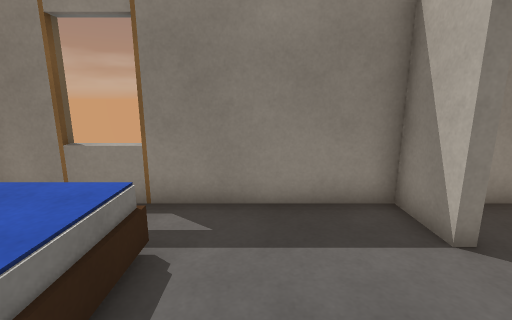
view 1 (above)

16 first-person views from a walk through a robot-simulator world made for Webots. The camera is 1.2 m above the floor, tilts 12° down and sees 85° across. The floor is counted in squares, 0.5 m on a side. Each view is taken from the middle of a square. On the plan, view 1 faces up. The plan holds only what a view shows up to about 18 squares ahead; the rest is blank. Webots' stock objects and surfaces are drawn as simple stand-ins. Door leaves are left out.

view 2
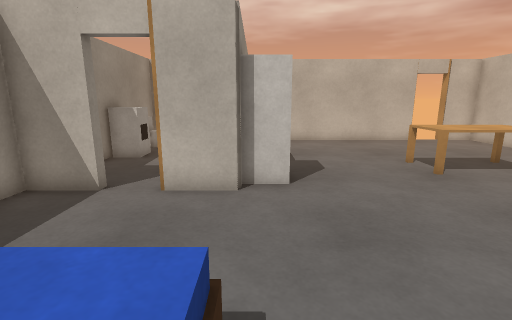

view 3
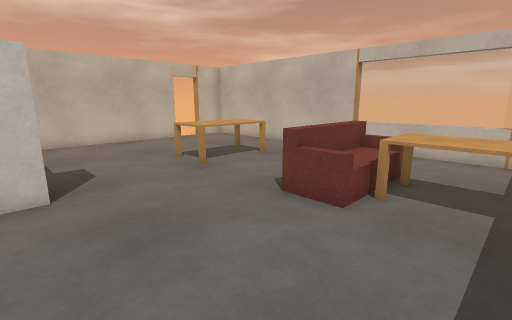

view 4
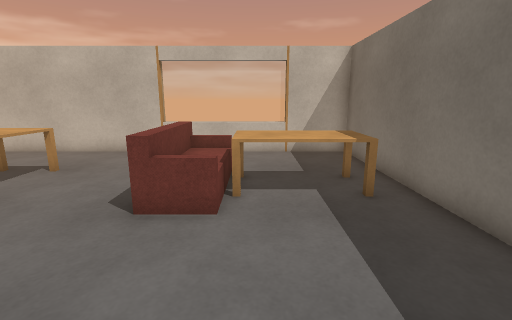

view 5
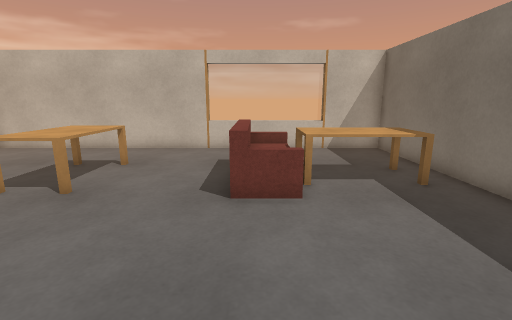

view 6
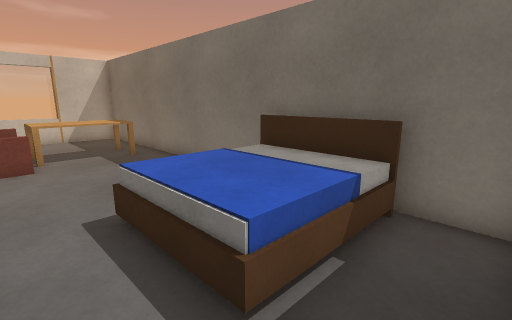

view 7
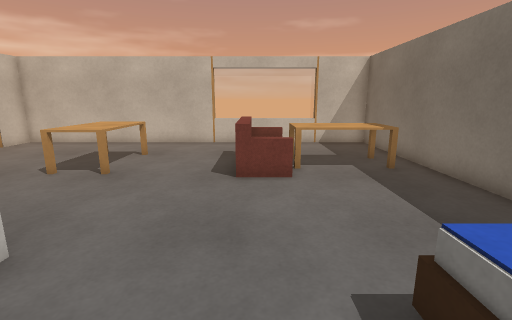

view 8
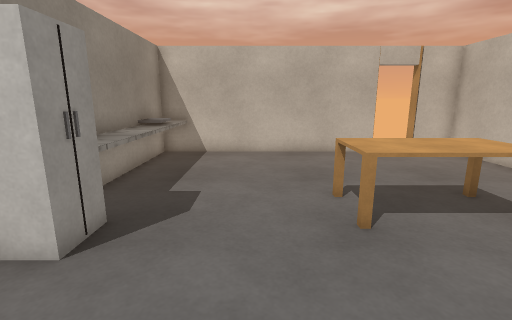

view 9
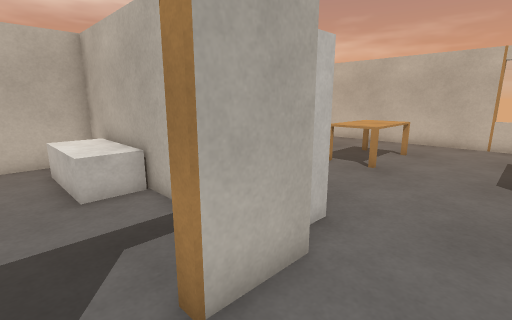

view 10
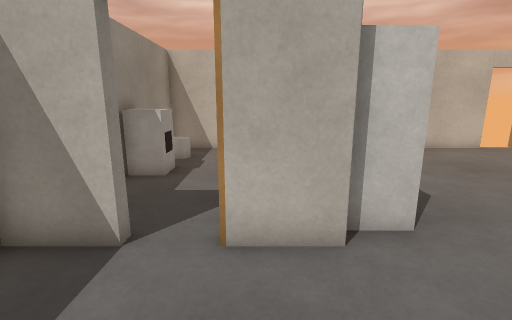

view 11
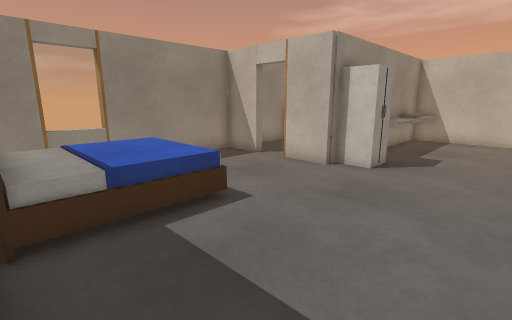

view 12
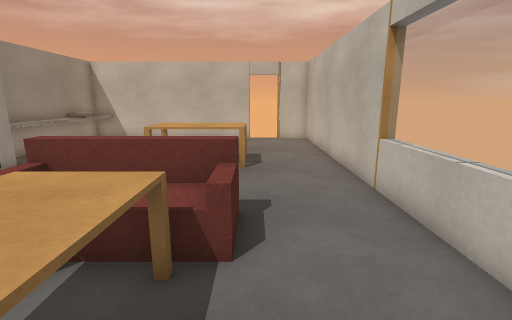

view 13
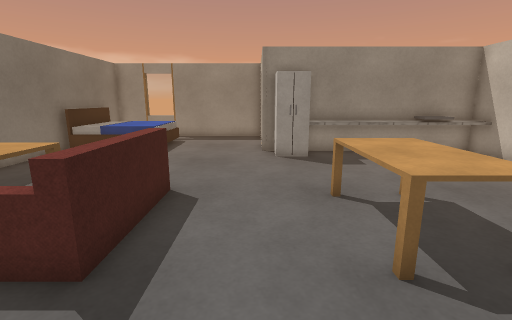

view 14
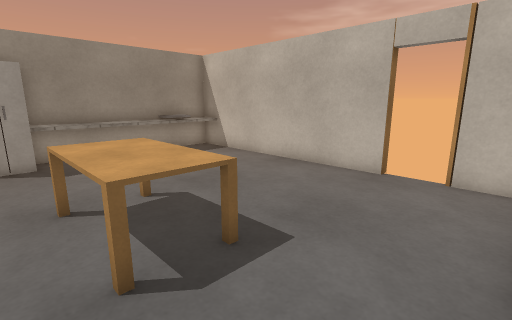

view 15
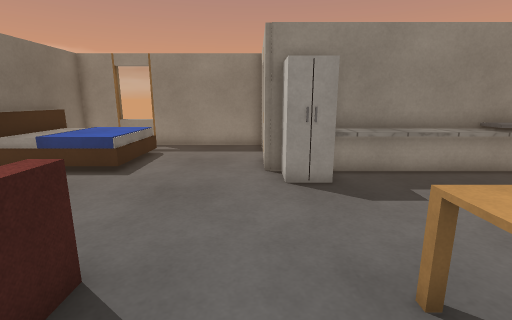

view 16
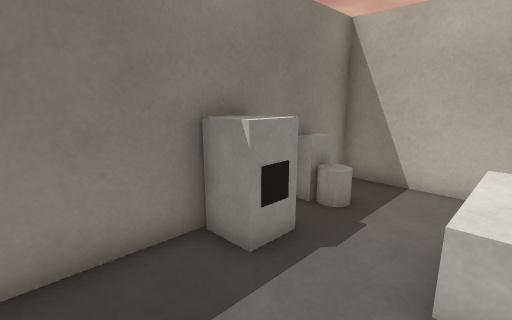

### Floor plan
Points are (right, up) in squares from view 1. A wall is a line through its corners. A room is listed if a view was taken in it or the views show most of it. See-through windows are left out.
Room 1 (views 1, 2, 3, 4, 5, 6, 7, 8, 9, 10, 11, 12, 13, 14, 15)
walls: (8.5, 0.4) (3.3, 0.4) (3.3, 2.6); (2.4, -13.8) (2.4, -13.3); (3.3, 4.3) (3.3, 6.3) (-6.3, 6.3) (-6.3, 4.4); (-3.4, -13.3) (-3.4, -13.8); (-6.3, 0.6) (-6.3, -13.3) (13.3, -13.3) (13.3, -11.4); (13.3, -9.6) (13.3, -1.5); (13.4, 0.4) (11.4, 0.4); (-2.6, 6.2) (-2.6, 6.7); (-4.4, 6.7) (-4.4, 6.2)
ways out: open door at (3.5, 3.5) to room 2; open door at (13.5, -10.5)
objects: bed (-6, 1) to (-2, 4); table (-5, -9) to (-2, -7); sofa (-1, -9) to (0, -6); fridge (4, -1) to (5, 0); table (5, -9) to (7, -6); grey box (6, -1) to (13, 0); sink (11, 0) to (12, 0)
Room 2 (view 16)
walls: (7.2, 6.3) (4.9, 6.3); (7.1, 0.8) (8.5, 0.8); (11.4, 0.8) (13.3, 0.8) (13.3, 6.3) (9.6, 6.3)
ways out: open door at (3.5, 3.5) to room 1
objects: washing machine (8, 5) to (9, 6); bathtub (9, 1) to (11, 2); toilet (11, 5) to (11, 6)

Where each view was taken, in squares from view 1:
view 1: 0 up, 0 right, facing up
view 2: 0 up, 4 left, facing right
view 3: 0 up, 4 left, facing down-right
view 4: 0 up, 2 left, facing down
view 5: 1 up, 0 right, facing down
view 6: 6 up, 0 right, facing down-left
view 7: 3 up, 0 right, facing down
view 8: 4 down, 0 right, facing right
view 9: 4 up, 1 right, facing down-right
view 10: 2 up, 1 left, facing right
view 11: 5 down, 6 left, facing up-right
view 12: 10 down, 5 left, facing right
view 13: 13 down, 3 right, facing up
view 14: 13 down, 4 right, facing up-right
view 15: 9 down, 3 right, facing up
view 16: 2 up, 5 right, facing up-right
